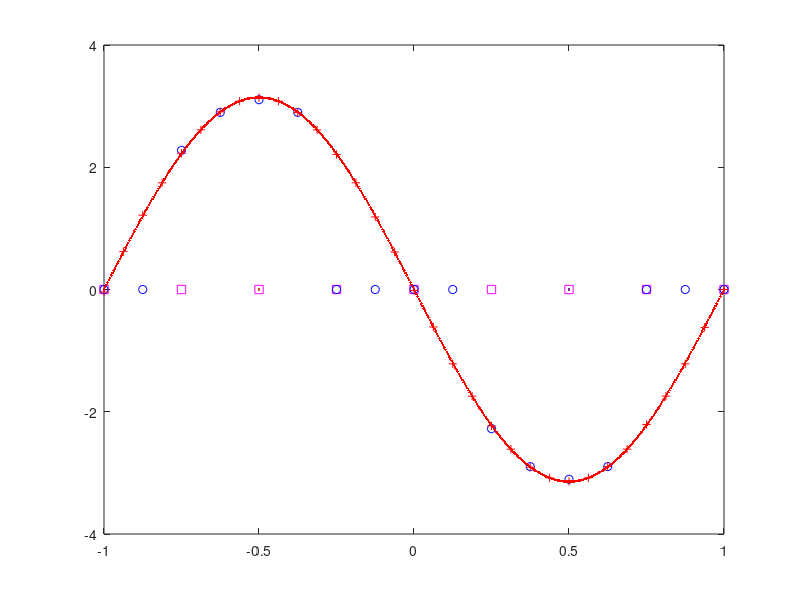

MATLAB code to generate this figure:
clc, clear all, clf

data0=load('derivative0.dat');
data1=load('derivative1.dat');
data2=load('derivative2.dat');
data3=load('derivative3.dat');
data4=load('derivative4.dat');
data5=load('derivative5.dat');
data6=load('derivative6.dat');
data7=load('derivative7.dat');

figure(1)
for i=1:length(data0)
    plot(data0(i,1),data0(i,2)), hold on
end
for i=1:length(data1)
    plot(data1(i,1),data1(i,2),'ms'), hold on
end
for i=1:length(data2)
    plot(data2(i,1),data2(i,2),'bo'), hold on
end
for i=1:length(data3)
    plot(data3(i,1),data3(i,2),'r+'), hold on
end
for i=1:length(data4)
    plot(data4(i,1),data4(i,2)), hold on
end
for i=1:length(data5)
    plot(data5(i,1),data5(i,2),'r'), hold on
end
for i=1:length(data6)
    plot(data6(i,1),data6(i,2),'r'), hold on
end
for i=1:length(data7)
    plot(data7(i,1),data7(i,2),'r'), hold on
end